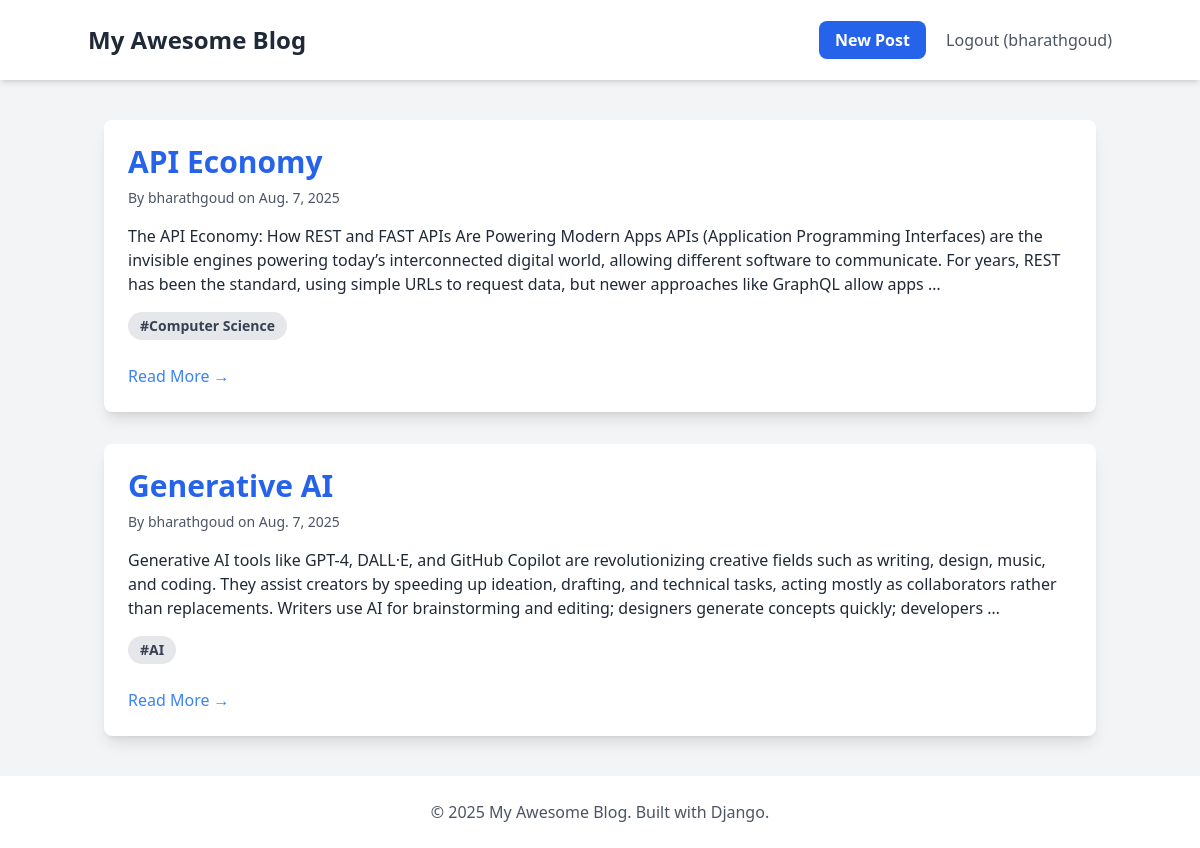
The app's page / (signed in) with its own data.
### blog/models.py (models this page shows, shortened)
class Post(models.Model):
    title = models.CharField(max_length=255)
    content = models.TextField()
    author = models.ForeignKey(User, on_delete=models.CASCADE)
    created_on = models.DateTimeField(auto_now_add=True)
    last_modified = models.DateTimeField(auto_now=True)
    categories = models.ManyToManyField(Category, related_name='posts')

class Category(models.Model):
    name = models.CharField(max_length=100)

### blog/views.py (the view)
# urls.py: path('', views.post_list, name='post_list'),
def post_list(request):
    posts = Post.objects.all().order_by('-created_on')
    context = {'posts': posts}
    return render(request, 'blog/post_list.html', context)

### blog/templates/blog/post_list.html
{% extends "blog/base.html" %}
{% block content %}
<div class="space-y-8">
    {% for post in posts %}
    <div class="bg-white p-6 rounded-lg shadow-lg hover:shadow-xl transition-shadow duration-300">
        <h2 class="text-3xl font-bold mb-2">
            <a href="{% url 'post_detail' post.pk %}" class="text-blue-600 hover:text-blue-800">{{ post.title }}</a>
        </h2>
        <p class="text-gray-600 text-sm mb-4">
            By {{ post.author.username }} on {{ post.created_on.date }}
        </p>
        <div class="text-gray-800 mb-4">
            {{ post.content|truncatewords:50|linebreaks }}
        </div>
        <div>
            {% for category in post.categories.all %}
                <a href="{% url 'posts_by_category' category.name %}" class="inline-block bg-gray-200 rounded-full px-3 py-1 text-sm font-semibold text-gray-700 mr-2 mb-2 hover:bg-gray-300">#{{ category.name }}</a>
            {% endfor %}
        </div>
        <a href="{% url 'post_detail' post.pk %}" class="text-blue-500 hover:underline mt-4 inline-block">Read More &rarr;</a>
    </div>
    {% endfor %}
</div>
{% endblock content %}

### blog/templates/blog/base.html (shortened to what this page needs)
<!DOCTYPE html>
<html lang="en">
<head>
    <script src="https://cdn.tailwindcss.com"></script>
</head>
<body class="bg-gray-100 font-sans leading-normal tracking-normal">
    <nav class="bg-white p-6 shadow-md">
        <div class="container mx-auto flex justify-between items-center">
            <a href="{% url 'post_list' %}" class="text-2xl font-bold text-gray-800">My Awesome Blog</a>
            <div>
                {% if user.is_authenticated %}
                    <a href="{% url 'post_create' %}" class="bg-blue-600 text-white font-bold py-2 px-4 rounded-lg hover:bg-blue-700 transition-colors mr-4">New Post</a>
                    <a href="{% url 'logout' %}" class="text-gray-600 hover:text-gray-800">Logout ({{ user.username }})</a>
                {% else %}
                    <a href="{% url 'login' %}" class="text-gray-600 hover:text-gray-800">Login</a>
                {% endif %}
            </div>
        </div>
    </nav>
    <div class="container mx-auto mt-10 px-4">
        {% block content %}
        {% endblock content %}
    </div>
    <footer class="bg-white p-6 mt-10 shadow-md">
        <div class="container mx-auto text-center text-gray-600">
            <p>&copy; 2025 My Awesome Blog. Built with Django.</p>
        </div>
    </footer>
</body>
</html>

### records on screen
Post: title "API Economy", author.username "bharathgoud", created_on "Aug. 7, 2025", content "The API Economy: How REST and FAST APIs Are Powering Modern Apps APIs (Application Programming Interfaces) are the invisible engines powering today’s interconnected digital world, allowing different software to communicate. For years, REST has been the standard, using simple URLs to request data, but newer approaches like GraphQL allow apps …"
Category: name "Computer Science"
Post: title "Generative AI", author.username "bharathgoud", created_on "Aug. 7, 2025", content "Generative AI tools like GPT-4, DALL·E, and GitHub Copilot are revolutionizing creative fields such as writing, design, music, and coding. They assist creators by speeding up ideation, drafting, and technical tasks, acting mostly as collaborators rather than replacements. Writers use AI for brainstorming and editing; designers generate concepts quickly; developers …"
Category: name "AI"

### other values on screen
{{ user.username }} "bharathgoud"
